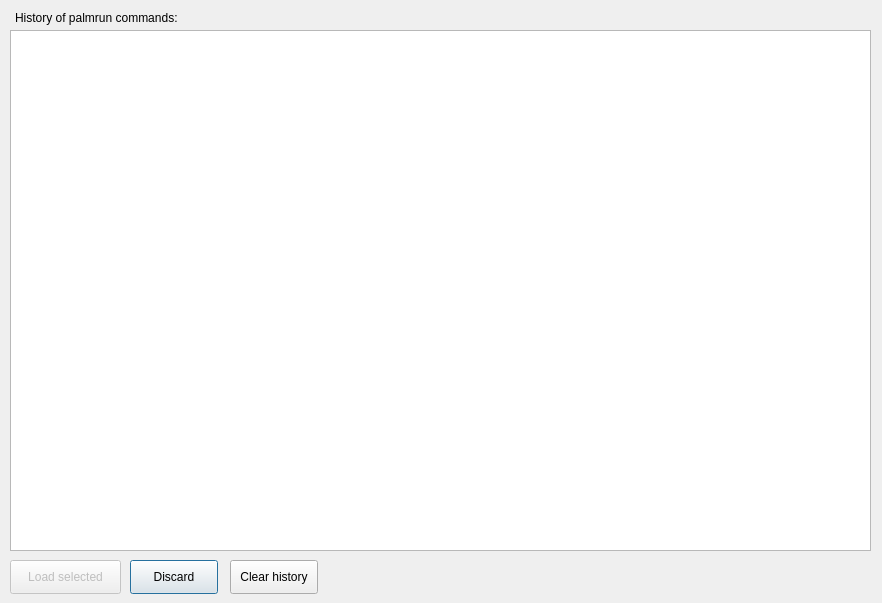
<?xml version="1.0" encoding="UTF-8"?>
<ui version="4.0">
 <class>Dialog</class>
 <widget class="QDialog" name="Dialog">
  <property name="enabled">
   <bool>true</bool>
  </property>
  <property name="geometry">
   <rect>
    <x>0</x>
    <y>0</y>
    <width>882</width>
    <height>603</height>
   </rect>
  </property>
  <property name="sizePolicy">
   <sizepolicy hsizetype="Fixed" vsizetype="Fixed">
    <horstretch>0</horstretch>
    <verstretch>0</verstretch>
   </sizepolicy>
  </property>
  <property name="windowTitle">
   <string>History</string>
  </property>
  <property name="locale">
   <locale language="English" country="UnitedStates"/>
  </property>
  <widget class="QLabel" name="label">
   <property name="geometry">
    <rect>
     <x>15</x>
     <y>10</y>
     <width>261</width>
     <height>16</height>
    </rect>
   </property>
   <property name="text">
    <string>History of palmrun commands:</string>
   </property>
  </widget>
  <widget class="QPushButton" name="push_discard">
   <property name="geometry">
    <rect>
     <x>130</x>
     <y>560</y>
     <width>88</width>
     <height>34</height>
    </rect>
   </property>
   <property name="text">
    <string>Discard</string>
   </property>
  </widget>
  <widget class="QPushButton" name="push_open">
   <property name="enabled">
    <bool>false</bool>
   </property>
   <property name="geometry">
    <rect>
     <x>10</x>
     <y>560</y>
     <width>111</width>
     <height>34</height>
    </rect>
   </property>
   <property name="text">
    <string>Load selected</string>
   </property>
  </widget>
  <widget class="QListWidget" name="list_history">
   <property name="geometry">
    <rect>
     <x>10</x>
     <y>30</y>
     <width>861</width>
     <height>521</height>
    </rect>
   </property>
   <property name="showDropIndicator" stdset="0">
    <bool>false</bool>
   </property>
   <property name="alternatingRowColors">
    <bool>true</bool>
   </property>
   <property name="sortingEnabled">
    <bool>false</bool>
   </property>
  </widget>
  <widget class="QPushButton" name="push_clear">
   <property name="geometry">
    <rect>
     <x>230</x>
     <y>560</y>
     <width>88</width>
     <height>34</height>
    </rect>
   </property>
   <property name="text">
    <string>Clear history</string>
   </property>
  </widget>
 </widget>
 <resources/>
 <connections>
  <connection>
   <sender>push_open</sender>
   <signal>clicked()</signal>
   <receiver>Dialog</receiver>
   <slot>OpenFromHistory()</slot>
   <hints>
    <hint type="sourcelabel">
     <x>70</x>
     <y>562</y>
    </hint>
    <hint type="destinationlabel">
     <x>249</x>
     <y>563</y>
    </hint>
   </hints>
  </connection>
  <connection>
   <sender>push_discard</sender>
   <signal>clicked()</signal>
   <receiver>Dialog</receiver>
   <slot>DiscardHistory()</slot>
   <hints>
    <hint type="sourcelabel">
     <x>204</x>
     <y>571</y>
    </hint>
    <hint type="destinationlabel">
     <x>417</x>
     <y>564</y>
    </hint>
   </hints>
  </connection>
  <connection>
   <sender>push_clear</sender>
   <signal>clicked()</signal>
   <receiver>Dialog</receiver>
   <slot>ClearHistory()</slot>
   <hints>
    <hint type="sourcelabel">
     <x>290</x>
     <y>591</y>
    </hint>
    <hint type="destinationlabel">
     <x>389</x>
     <y>589</y>
    </hint>
   </hints>
  </connection>
  <connection>
   <sender>list_history</sender>
   <signal>itemSelectionChanged()</signal>
   <receiver>Dialog</receiver>
   <slot>ItemSelected()</slot>
   <hints>
    <hint type="sourcelabel">
     <x>611</x>
     <y>152</y>
    </hint>
    <hint type="destinationlabel">
     <x>729</x>
     <y>575</y>
    </hint>
   </hints>
  </connection>
 </connections>
 <slots>
  <slot>OpenFromHistory()</slot>
  <slot>DiscardHistory()</slot>
  <slot>ClearHistory()</slot>
  <slot>ItemSelected()</slot>
 </slots>
</ui>
